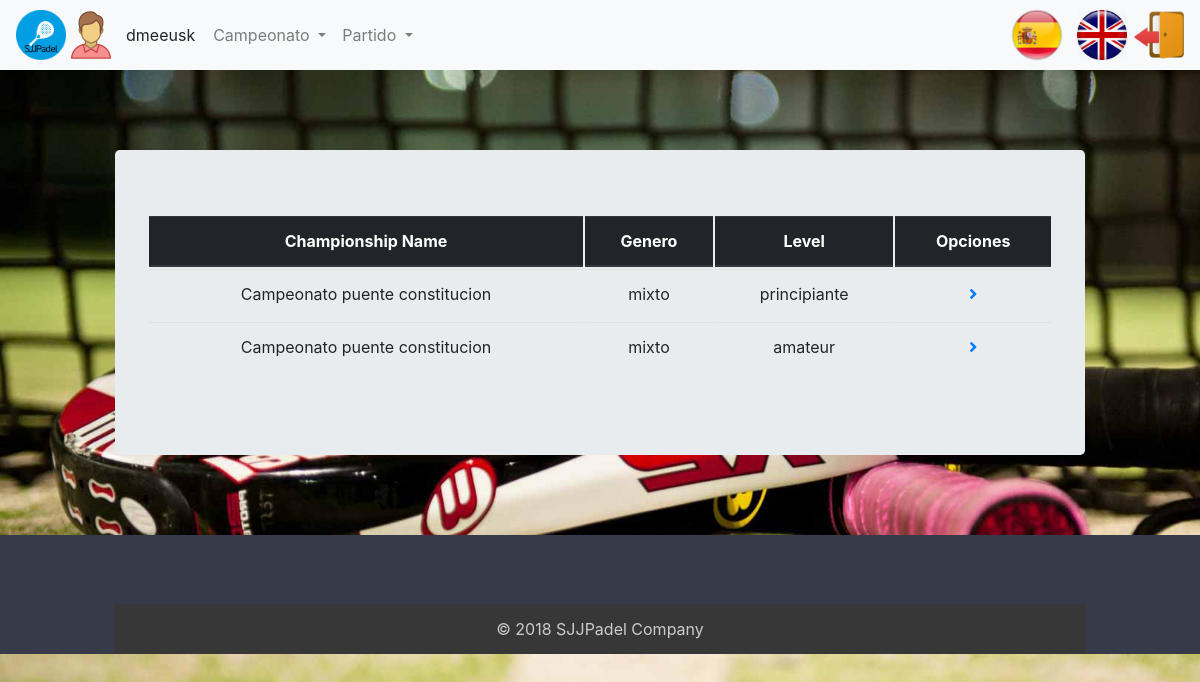
The page /index.php?controller=confrontationOffer&action=view (signed in) on the database its author committed.
### tables this page shows
CREATE TABLE `usuario` (
  `login` varchar(20) NOT NULL,
  `nombre` varchar(20) NOT NULL,
  `apellidos` varchar(45) DEFAULT NULL,
  `pass` varchar(20) DEFAULT NULL,
  `rol` char(1) DEFAULT NULL,
  `genero` varchar(10) DEFAULT NULL
);

CREATE TABLE `categoria` (
  `idCategoria` int(11) NOT NULL,
  `nivel` varchar(20) NOT NULL,
  `sexo` varchar(20) NOT NULL
);

### core/ViewManager.php (called while the page is built, shortened)
<?php
class ViewManager {
	private $fragmentContents = array();
	private $variables = array();
	private $currentFragment = self::DEFAULT_FRAGMENT;
	private $layout = "default";
	private function saveCurrentFragment() {
		$this->fragmentContents[$this->currentFragment].=ob_get_contents();
	}
	public function moveToFragment($name) {
		$this->currentFragment = $name;
	}
	public function getFragment($fragment, $default="") {
		if (!isset($this->fragmentContents[$fragment])) {
			return $default;
		}
		return $this->fragmentContents[$fragment];
	}
	public function setVariable($varname, $value, $flash=false) {
		$this->variables[$varname] = $value;
	}
	public function getVariable($varname, $default=NULL) {
		if (!isset($this->variables[$varname])) {
			return $default;
		}
		return $this->variables[$varname];
	}
	public function render($controller, $viewname) {
		include(__DIR__."/../view/$controller/$viewname.php");
		$this->renderLayout();
	}
	private function renderLayout() {
		include(__DIR__."/../view/layouts/".$this->layout.".php");
	}
	private static $viewmanager_singleton = NULL;
	public static function getInstance() {
		if (self::$viewmanager_singleton == null) {
			self::$viewmanager_singleton = new ViewManager();
		}
		return self::$viewmanager_singleton;
	}
}

### controller/ConfrontationOfferController.php (called while the page is built, shortened)
<?php
require_once(__DIR__."/../core/ViewManager.php");
require_once(__DIR__."/../core/I18n.php");
require_once(__DIR__."/../model/ConfrontationOffer.php");
require_once(__DIR__."/../model/Partner.php");
require_once(__DIR__."/../model/PartnerMapper.php");
require_once(__DIR__."/../model/CategoryChampionship.php");
require_once(__DIR__."/../model/CategoryChampionshipMapper.php");
require_once(__DIR__."/../model/CategoryMapper.php");
require_once(__DIR__."/../controller/BaseController.php");
class ConfrontationOfferController extends BaseController {
  private $partnerMapper;
  private $categoryChampionshipMapper;
  private $championshipMapper;
  private $categoryMapper;
  private $partnerGroupMapper;
  public function __construct() {
    parent::__construct();
    $this->partnerMapper = new PartnerMapper();
    $this->categoryChampionshipMapper = new CategoryChampionshipMapper();
    $this->championshipMapper = new ChampionshipMapper();
    $this->categoryMapper = new CategoryMapper();
    $this->partnerGroupMapper = new PartnergroupMapper();
  }
  public function view(){
    $currentUser = $this->currentUser->getLogin();
    $partner = $this->partnerMapper->getMyParners($currentUser);
    $category_wt_tournament = array();
    if( $partner != null ){
      foreach( $partner as $partnerCategory ){
        $categoryChampionship =  $this->categoryChampionshipMapper->getChampionshipFromIdCategory( $partnerCategory->getIdCategoryChampionship() );
        $nombreCampeonato = $this->championshipMapper->getNombreCampeonato( $categoryChampionship->getIdChampionship() );
        $idGrupo = $this->partnerGroupMapper->hasGroup( $partnerCategory->getIdPartner() );
        if ( $nombreCampeonato != '' && $idGrupo ){
          $category = $this->categoryMapper->getCategory( $categoryChampionship->getIdCategory() );
          $sexo = $category->getSexo();
          $nivel = $category->getNivel();
          array_push($category_wt_tournament, [$nombreCampeonato, $sexo, $nivel, $categoryChampionship->getId(),
                                                $categoryChampionship->getIdChampionship(), $categoryChampionship->getIdCategory(), $partnerCategory->getIdPartner()]);
        }
      }
    }
    $this->view->setVariable("category_wt_tournament", $category_wt_tournament);
    $this->view->render("confrontation", "confrontationOffer");
  }
}

### index.php (called while the page is built, shortened)
<?php
function run() {
	try {
		$controller = loadController($_GET["controller"]);
		$actionName = $_GET["action"];
		$controller->$actionName();
	} catch(Exception $ex) {
		die("An exception occured!!!!!".$ex->getMessage());
	}
}
function loadController($controllerName) {
	return new $controllerClassName();
}
run();
?>

### core/I18n.php (called while the page is built, shortened)
<?php
class I18n {
	private $messages;
	public function setLanguage($language) {
		$this->messages = $i18n_messages;
	}
	public function i18n($key) {
		if (isset($this->messages[$key])){
			return $this->messages[$key];
		}else{
			return $key;
		}
	}
	private static $i18n_singleton = null;
	public static function getInstance() {
		if (self::$i18n_singleton == NULL) {
			self::$i18n_singleton = new I18n();
		}
		return self::$i18n_singleton;
	}
}
function i18n($key) {
	return I18n::getInstance()->i18n($key);
}

### model/CategoryMapper.php (called while the page is built, shortened)
<?php
require_once (__DIR__ . "/../core/PDOConnection.php");
class CategoryMapper
{
    private $db;
    public function __construct()
    {
        $this->db = PDOConnection::getInstance();
    }
    public function getCategory($idCategory){
      $stmt = $this->db->prepare("SELECT * FROM categoria WHERE idCategoria = ?");
      $stmt->execute(array($idCategory));
      $toret_db = $stmt->fetch(PDO::FETCH_ASSOC);
      if ($toret_db != null ){
        return new Category($toret_db["idCategoria"], $toret_db["nivel"], $toret_db["sexo"]);
      }
    }
}

### core/PDOConnection.php (called while the page is built)
<?php
class PDOConnection {
	private static $dbhost = "localhost";
	private static $dbname = "sjjpadel";
	private static $dbuser = "abp";
	private static $dbpass = "abp";
	private static $db_singleton = null;
	public static function getInstance() {
		if (self::$db_singleton == null) {
			self::$db_singleton = new PDO(
			"mysql:host=".self::$dbhost.";dbname=".self::$dbname.";charset=utf8",
			self::$dbuser,
			self::$dbpass,
			array(
				PDO::ATTR_EMULATE_PREPARES => false,
				PDO::ATTR_ERRMODE => PDO::ERRMODE_EXCEPTION
			)
		);
	}
	return self::$db_singleton;
}
}
?>

### controller/BaseController.php (called while the page is built, shortened)
<?php
require_once(__DIR__."/../core/ViewManager.php");
require_once(__DIR__."/../core/I18n.php");
require_once(__DIR__."/../model/User.php");
require_once(__DIR__."/../model/UserMapper.php");
class BaseController {
	public function __construct() {
		if(isset($_SESSION["currentuser"])) {
			$userMapper = new UserMapper();
			$datosUser = $userMapper->getDatos($_SESSION["currentuser"]);
			$this->currentUser = $datosUser;
		}
	}
}

### model/UserMapper.php (called while the page is built, shortened)
<?php
require_once(__DIR__."/../core/PDOConnection.php");
class UserMapper {
	private $db;
	public function __construct() {
		$this->db = PDOConnection::getInstance();
	}
	public function getDatos($login){
		$stmt = $this->db->prepare("SELECT * FROM usuario where login=?");
		$stmt->execute(array($login));
		$toret_db = $stmt->fetchAll(PDO::FETCH_ASSOC);
		$user = null;
		foreach ($toret_db as $datos) {
			$user = new User(
				$datos['login'],
				$datos['nombre'],
				$datos['apellidos'],
				$datos['pass'],
				$datos['rol'],
				$datos['genero']
			);
		}
		return $user;
	}
}

### model/User.php (called while the page is built, shortened)
<?php
class User {
	private $login;
	public function __construct($login=NULL,$username=NULL,$surname=NULL,$pass=NULL,$rol=NULL,$gender=NULL) {
		$this->login = $login;
	}
	public function getLogin() {
		return $this->login;
	}
}

### model/PartnerMapper.php (called while the page is built, shortened)
<?php
require_once(__DIR__."/../core/PDOConnection.php");
require_once(__DIR__."/../model/User.php");
require_once(__DIR__."/../model/Partner.php");
class PartnerMapper {
	private $db;
	public function __construct() {
		$this->db = PDOConnection::getInstance();
	}
	public function getMyParners($user){
		$stmt = $this->db->prepare("SELECT * FROM `pareja` WHERE  idCapitan = ? || idCompañero = ?");
		$stmt->execute(array($user, $user));
		$toret_db = $stmt->fetchAll(PDO::FETCH_ASSOC);
		$partner_array = array();
		if($toret_db != null ){
			foreach( $toret_db as $partner ){
				$partner_o = new Partner( $partner["idPareja"], $partner["idCapitan"], $partner["idCompañero"], $partner["idCategoriaCampeonato"] );
				array_push($partner_array, $partner_o);
			}
			return $partner_array;
		}
		return null;
	}
}

### model/Partner.php (called while the page is built, shortened)
<?php
class Partner {
	private $idCategoryChampionship;
	public function __construct($idPartner=NULL,$idCaptain=NULL,$idFellow=NULL,$idCategoryChampionship=NULL) {
		$this->idCategoryChampionship = $idCategoryChampionship;
	}
	public function getIdCategoryChampionship() {
		return $this->idCategoryChampionship;
	}
}

### model/CategoryChampionshipMapper.php (called while the page is built, shortened)
<?php
require_once(__DIR__."/../core/PDOConnection.php");
require_once(__DIR__."/../model/CategoryChampionship.php");
class CategoryChampionshipMapper {
	private $db;
	public function __construct() {
		$this->db = PDOConnection::getInstance();
	}
	public function getChampionshipFromIdCategory($idCategoriaCampeonato){
		$stmt = $this->db->prepare("SELECT * FROM categoriascampeonato WHERE idCategoriasCampeonato = ? ");
		$stmt->execute(array($idCategoriaCampeonato));
		$data = $stmt->fetch(PDO::FETCH_ASSOC);
		return new CategoryChampionship($data["idCategoriasCampeonato"], $data["idCampeonato"], $data["idCategoria"]);
	}
}

### model/CategoryChampionship.php (called while the page is built, shortened)
<?php
class CategoryChampionship {
	private $idCategory;
	public function __construct($id,$idChampionship, $idCategory) {
		$this->idCategory = $idCategory;
	}
    function getIdCategory() {
        return $this->idCategory;
    }
}

### view/confrontation/confrontationOffer.php (the view, shortened to what this page needs)
<?php
require_once(__DIR__."/../../core/ViewManager.php");
$view = ViewManager::getInstance();
$category_wt_tournament = $view->getVariable("category_wt_tournament");
?>
<?php if(empty($category_wt_tournament)): ?>
  <h2><?= i18n("You arent registered in a championship in game"); ?></h2>
<?php else: ?>
<table class="table">
  <thead class="thead-dark">
    <tr>
      <th scope="col">
        <?= i18n("Championship Name"); ?>
      </th>
      <th scope="col">
        <?= i18n("Gender"); ?>
      </th>
      <th scope="col">
        <?= i18n("Level"); ?>
      </th>
      <th scope="col" colspan="2">
        <?= i18n("Options"); ?>
      </th>
    </tr>
  </thead>
  <tbody>
  <?php foreach ($category_wt_tournament as $category): ?>
    <tr>
      <td>
        <?= $category[0] ?>
      </td>
      <td>
        <?= $category[1] ?>
      </td>
      <td>
        <?= $category[2] ?>
      </td>
      <td>
        <a href="index.php?controller=confrontationOffer&amp;action=select&amp;idCategoriaCampeonato=<?= $category[3] ?>&amp;idCampeonato=<?= $category[4] ?>&amp;idCategoria=<?= $category[5] ?>&amp;idPareja=<?= $category[6] ?>">
          <i class="fas fa-angle-right"></i>
        </a>
      </td>
    <tr>
  <?php endforeach; ?>
  </tbody>
</table>
<?php endif; ?>

### view/layouts/default.php (shortened to what this page needs)
<?php
$view = ViewManager::getInstance();
$currentuser = $view->getVariable("currentusername");
$currentGender = $view->getVariable("currentGender");
$currentRol = $view->getVariable("currentRol");
?>
<!DOCTYPE html>
<html lang="en">
<head>
	<link rel="stylesheet" href="https://maxcdn.bootstrapcdn.com/bootstrap/4.0.0/css/bootstrap.min.css">
	<link rel="stylesheet" href="https://use.fontawesome.com/releases/v5.5.0/css/all.css">
	<link rel="stylesheet" href="css/style.css" type="text/css">
</head>
<body>
	<nav class="navbar navbar-expand-lg navbar-light bg-light">
		<img class="img-circle icono" src="images/icono.png">
		<?php if (isset($currentuser)): ?>
			<img class="icono" src="images/<?php echo $currentGender; ?>.png">
			<span class="username">
				<?= sprintf(i18n("%s"), $currentuser) ?>
			</span>
		<?php endif ?>
		<div class="collapse navbar-collapse" id="navbarSupportedContent">
			<ul class="navbar-nav mr-auto">
				<?php if($currentRol == 'd' || $currentRol == 'a' || $currentRol == 'e'): ?>
					<li class="nav-item dropdown">
						<a class="nav-link dropdown-toggle" href="#" id="navbarDropdown" role="button" data-toggle="dropdown" aria-haspopup="true" aria-expanded="false">
							<?php echo i18n("Championship") ?>
						</a>
					</li>
				<?php endif ?>
				<?php if($currentRol == 'd' || $currentRol == 'a' || $currentRol == 'e'): ?>
					<li class="nav-item dropdown">
						<a class="nav-link dropdown-toggle" href="#" id="navbarDropdown" role="button" data-toggle="dropdown" aria-haspopup="true" aria-expanded="false">
							<?php echo i18n("Match") ?>
						</a>
					</li>
				<?php endif ?>
			</ul>
		</div>
		<li class="nav-item">
			<?php include(__DIR__."/language_select_element.php"); ?>
		</li>
		<li class="nav-item">
			<?php if (isset($currentuser)): ?>
				<a 	href="index.php?controller=users&amp;action=logout">
					<img src="images/salir.png" class="rounded icono" alt="Imágenes responsive">
				</a>
				<?php else: ?>
					<a href="index.php?controller=users&amp;action=login">
						<img src="images/entrar.png" class="rounded icono" alt="Imágenes responsive">
					</a>
				<?php endif ?>
			</li>
		</nav>
		<div class="container">
			<div class="jumbotron">
				<?= $view->getFragment(ViewManager::DEFAULT_FRAGMENT) ?>
			</div>
		</div>
		<footer id="myFooter">
			<div class="container">
				<div class="row">
					<div class="col-sm-3 myCols">
					</div>
				</div>
				<div class="social-networks">
				</div>
				<div class="footer-copyright">
					<p>© 2018 SJJPadel Company </p>
				</div>
			</footer>
		</body>
		</html>

### css/style.css (style rules this page uses)
body { width: 100%; height: 100%; background: url('../images/padel.jpg') ; background-size: cover; background-attachment: fixed; }
ul , li { list-style: none; }
#myFooter { background-color: #373a48; color:white; }
#myFooter .footer-copyright { background-color: #383737; padding-top:3px; padding-bottom:3px; text-align: center; }
#myFooter .footer-copyright p { margin:10px; color: #ccc; }
#myFooter .myCols { text-align: center; }
#myFooter .social-networks { text-align: center; padding-top: 30px; padding-bottom: 38px; }
.icono { width: 50px; height: 50px; }
table { border-collapse: inherit; }
.container { margin: 0 auto; max-width: 1000px; }
.jumbotron { margin: 80px 0; text-align: center; }
.username { margin-left: 10px; margin-right: 10px; }

### rows shown on the page
usuario: genero (picture), login "dmeeusk"
categoria: category "Campeonato puente constitucion", sexo "mixto", nivel "principiante"
categoria: category "Campeonato puente constitucion", sexo "mixto", nivel "amateur"

### other values the page prints
i18n("Championship") "Campeonato"
i18n("Match") "Partido"
i18n("Championship Name") "Championship Name"
i18n("Gender") "Genero"
i18n("Level") "Level"
i18n("Options") "Opciones"
